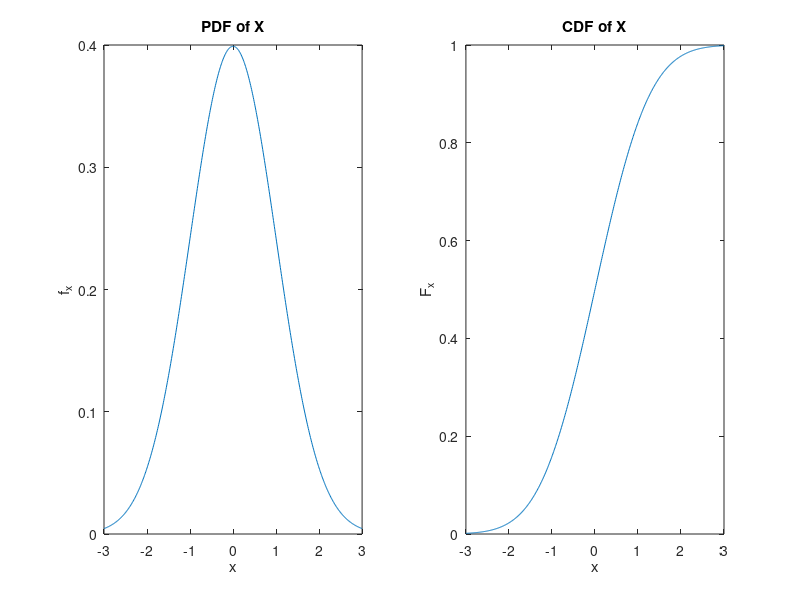

This figure's MATLAB source: (Note: this script raises an error after producing the figure.)
%% Exercice 2

clear;

%% Question a
m_X =0; % Mean of X
s_X =1; % Standard deviation of X
x = -3:0.01:3; % Values of x to be evaluated
f_x = pdf ('Normal' , x , m_X , s_X ) ; % PDF of X
F_x = cdf ('Normal' , x , m_X , s_X ) ; % CDF of X
subplot(121)
plot (x , f_x ) % Plot the PDF of X
xlabel('x')
ylabel('f_x')
title('PDF of X')
subplot(122)
plot (x , F_x ) % Plot the CDF of X
xlabel('x')
ylabel('F_x')
title('CDF of X')

%% Question b
m_Y =1; % Mean of Y
s_Y =sqrt(0.25); % Standard deviation of Y
s_lnY = sqrt ( log (1+( s_Y / m_Y ) ^2) ); % Std log (Y)
m_lnY = log ( m_Y ) -0.5* s_lnY ^2; % Mean log (Y)
y = 0:0.01:3; % Values of y to be evaluated
f_y = pdf ('logn ', y , m_lnY , s_lnY ); % PDF of Y
F_y = cdf ('logn ', y , m_lnY , s_lnY ); % CDF of Y
subplot(121)
plot (y , f_y ) % Plot the PDF of Y
xlabel('y')
ylabel('f_y')
title('PDF of Y')
subplot(122)
plot (y , F_y ) % Plot the CDF of Y
xlabel('y')
ylabel('F_y')
title('CDF of Y')

%% Question c
m_Z =0.66; % Mean of Z
v_Z =0.03; % Variance of Z
alpha_Z = m_Z*(m_Z*(1-m_Z)/v_Z-1); % Parameter alpha
beta_Z = (1-m_Z)*(m_Z*(1-m_Z)/v_Z-1); % Parameter beta
z = 0:0.01:1; % Values of Z to be evaluated
f_z = pdf ('Beta ', z , alpha_Z , beta_Z ); % PDF of Z
F_z = cdf ('Beta ', z , alpha_Z , beta_Z ); % PDF of Z
subplot(121)
plot (z , f_z ) % Plot the PDF of Z
xlabel('z')
ylabel('f_z')
title('PDF of Z')
subplot(122)
plot (z , F_z ) % Plot the CDF of Z
xlabel('z')
ylabel('F_z')
title('CDF of Z')

%% Question d
f_yz = transpose(f_y)*f_z ; % Because Y and Z are statistically independant
subplot(111)
contour (z , y , f_yz ) % 2D contour plot
xlabel('z')
ylabel('y')
title('Joint PDF f(y,z)')
